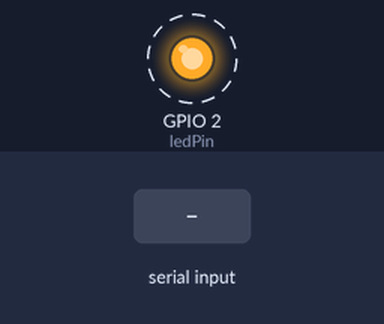
This sketch was run on a simulated ESP32. Parts: output pins drawn as LEDs (lit = HIGH). Dashed ring = blinking. The inputs (shaded band) are chosen by the test bench. Nothing arrives over Bluetooth unless stated; what the sketch prints to the serial monitor is not drawn.

Above: at 2.7 s.
2.9 s: "0\n" received over the second serial link
At 4.2 s:
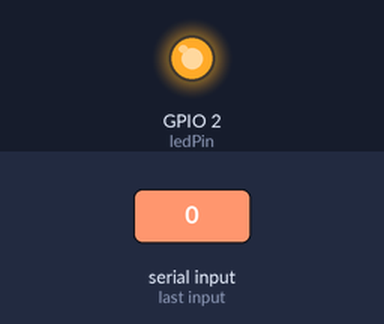
4.5 s: "90,45,200\n" received over the second serial link
At 5.46 s:
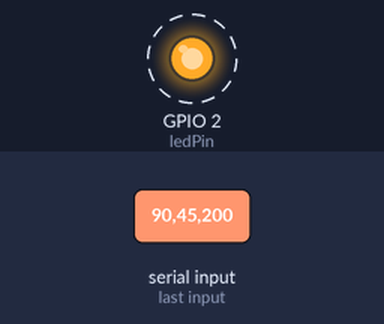
8.0 s: "1\n" received over the second serial link
At 8.22 s:
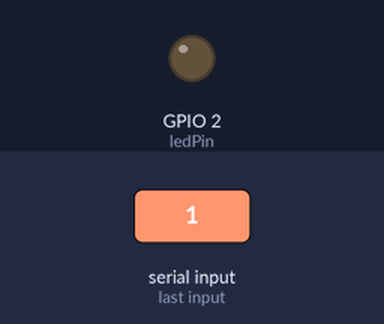
Timing chart, 0 to 11.0 s (numbered marks = the images above; inputs shaded):
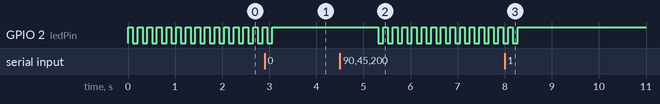

Measured:
- after the input at 2.9 s, GPIO 2 (ledPin): goes on until 3.1 s, then stays HIGH
- after the input at 4.5 s, GPIO 2 (ledPin): alternates HIGH for 0.10 s and LOW for 0.10 s, starting after 0.82 s
- after the input at 8.0 s, GPIO 2 (ledPin): goes on until 8.3 s, then stays HIGH
- by itself, GPIO 2 (ledPin): alternates HIGH for 0.10 s and LOW for 0.10 s

The sketch:

ESPdummySensor.ino
```cpp
#include "BluetoothSerial.h"
#define USE_PIN // Uncomment this to use PIN during pairing. The pin is specified on the line below

const char *pin = "1234"; // Change this to more secure PIN.

const int sensorInputPin = 34;
const int ledPin = 2;
int deviceId = 3 ;

String device_name = "ESP32-BT-Test";

#if !defined(CONFIG_BT_ENABLED) || !defined(CONFIG_BLUEDROID_ENABLED)
#error Bluetooth is not enabled! Please run `make menuconfig` to and enable it
#endif

#if !defined(CONFIG_BT_SPP_ENABLED)
#error Serial Bluetooth not available or not enabled. It is only available for the ESP32 chip.
#endif

BluetoothSerial SerialBT;

bool isConnected = false;
bool ledState = true;
int loopCnt = 0;

int ref = 0;
bool calculated = false;

void setup() {
  Serial.begin(115200);
  SerialBT.begin(device_name); //Bluetooth device name
  Serial.printf("The device with name \"%s\" is started.\nNow you can pair it with Bluetooth!\n", device_name);
  //Serial.printf("The device with name \"%s\" and MAC address %s is started.\nNow you can pair it with Bluetooth!\n", device_name.c_str(), SerialBT.getMacString()); // Use this after the MAC method is implemented
  #ifdef USE_PIN
    SerialBT.setPin(pin);
    Serial.println("Using PIN");
  #endif

  pinMode(ledPin, OUTPUT);
}

void sendData(int i) {
  char buf[8];
  sprintf(buf, "%d#%05d", deviceId, i);
  Serial.println(buf);
  SerialBT.print(buf);
}

int num = 0;

void loop() {

  if(loopCnt % 100 == 0) {
    if(ledState) digitalWrite(ledPin, HIGH);
    else digitalWrite(ledPin, LOW);

    if(!isConnected) {
        ledState = !ledState;
    }
  }

  if(loopCnt % 1000 == 0) {
//    if (Serial.available()) {
//      String buf = Serial.readStringUntil('\n');
//      int num = buf.toInt();
//      sendData(num);
//    }
    if (SerialBT.available()) {
      String msg = SerialBT.readStringUntil('\n');
      int msgLength = msg.length();
      int msgIdx = msg.indexOf('#');

      String mobile = msg.substring(0, msgIdx);
      String cmd = msg.substring(msgIdx + 1, msgLength);

//      Serial.println("보낸사람 : ");
//      Serial.println(mobile);
//      Serial.println("명령 : ");
//      Serial.println(cmd);

      if(cmd.toInt() == 0) {
        deviceId = 0;
        isConnected = true;
        ledState = true;
      } else if(cmd.toInt() == 1) {
        deviceId = 1;
        isConnected = true;
        ledState = true;
      } else if(cmd.toInt() == 2) {
        deviceId = 2;
        isConnected = true;
        ledState = true;
      } else if(cmd.toInt() == 3) {
        deviceId = 3;
        isConnected = true;
        ledState = true;
      } else {
        isConnected = false;
      }
    }
  }

  if(loopCnt % 20 == 0) {
    if(isConnected) {
      num++;

      if(num > 440) num = 0;

      sendData(num);
    }
  }

  loopCnt++;
  if(loopCnt == 4000) loopCnt = 0;
  delay(1);
}
```
